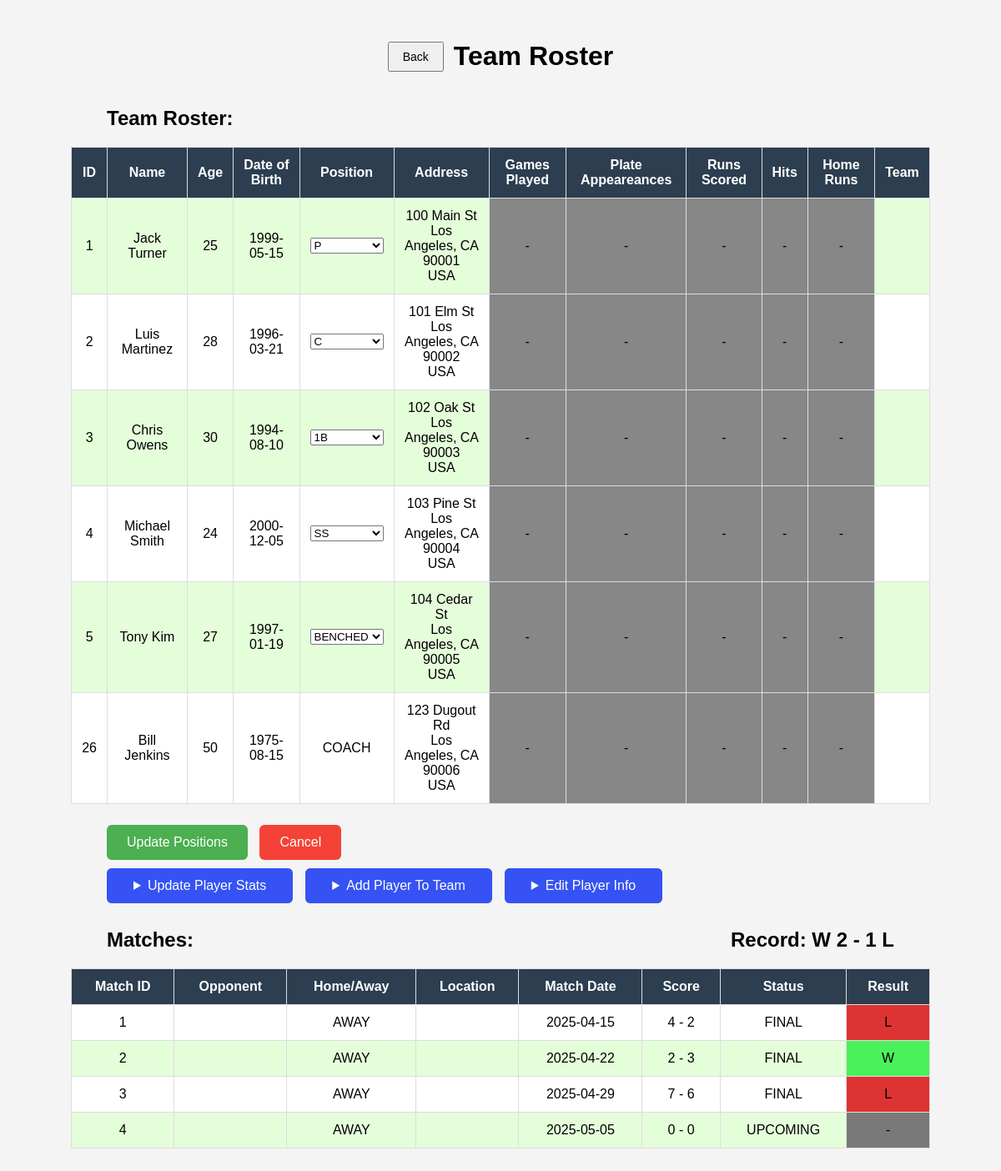
The app's page /viewteam.php?team_id=1 with its own data.
### tables this page shows
CREATE TABLE Members (
    playerID INT UNSIGNED AUTO_INCREMENT PRIMARY KEY,
    name VARCHAR(150) NOT NULL,
    age TINYINT UNSIGNED DEFAULT 1,
    position VARCHAR(150) NOT NULL DEFAULT"BENCHED",
    dob DATE,
    team_id INT UNSIGNED NOT NULL DEFAULT 0,
    Street VARCHAR(250),
    City VARCHAR(100),
    State VARCHAR(100),
    Country VARCHAR(100),
    ZipCode VARCHAR(10),
    CONSTRAINT valid_zipcode CHECK (ZipCode REGEXP '^(?!0{5})(?!9{5})\\d{5}(-(?!0{4}|9{4})\\d{4})?$'),
    CONSTRAINT fk_team_id FOREIGN KEY (team_id) REFERENCES TEAM(ID) ON DELETE CASCADE
);

CREATE TABLE Matches (
    ID INT UNSIGNED AUTO_INCREMENT PRIMARY KEY,
    home_team INT UNSIGNED NOT NULL,
    away_team INT UNSIGNED NOT NULL,
    home_score TINYINT UNSIGNED DEFAULT 0,
    away_score TINYINT UNSIGNED DEFAULT 0,
    match_date DATE,
    match_status VARCHAR(100),
    CONSTRAINT fk_home FOREIGN KEY (home_team) REFERENCES TEAM(ID),
    CONSTRAINT fk_away FOREIGN KEY (away_team) REFERENCES TEAM(ID)
);

### viewteam.php (the view, shortened to what this page needs)
<?php
    require_once('playerinfo.php');
    require_once('playerstats.php');
    @$db = new mysqli(DATA_BASE_HOST, USER_NAME, USER_PASSWORD, DATA_BASE_NAME);
    if( $db->connect_errno != 0) {
        echo "Error: Failed to make a MySQL connection, here is why: <br/>";
        echo "Errno: " . $db->connect_errno . "<br/>";
        echo "Error: " . $db->connect_error . "<br/>";
    }
    else {
        $team_id = isset($_GET['team_id']) ? (int)$_GET['team_id'] : 0;
        $query = "SELECT p.playerID, p.name, p.age, p.position, p.dob, p.Street, p.City, p.State, p.Country, p.ZipCode, s.Games_played,. s.Plate_appearances,. s.Runs_Scored,. s.Hits,. s.Home_runs, t.team_name, t.city
          FROM members p LEFT JOIN statistics s ON p.playerID = s.ID LEFT JOIN team t ON p.team_id = t.ID
          WHERE p.team_id=?;";
        $stmt = $db->prepare($query);
        $stmt -> bind_param('i',$team_id);
        $stmt->execute();
        $stmt->store_result();
        $stmt->bind_result($playerID, $name, $age, $position, $dob, $street, $city, $state, $country, $zip, $games_played, $plate_appeareances, $runs_scored, $hits, $home_runs, $team, $team_city);
        $record_query = " SELECT
                  SUM(CASE
                        WHEN (home_team = ? AND home_score > away_score) OR
                            (away_team = ? AND away_score > home_score) THEN 1 ELSE 0
                      END) AS wins,
                  SUM(CASE
                        WHEN (home_team = ? AND home_score < away_score) OR
                            (away_team = ? AND away_score < home_score) THEN 1 ELSE 0
                      END) AS losses
                FROM matches
                WHERE home_team = ? OR away_team = ?;";
        $record_stmt = $db->prepare($record_query);
        $record_stmt->bind_param("iiiiii", $team_id, $team_id, $team_id, $team_id, $team_id, $team_id);
        $record_stmt->execute();
        $record_stmt->store_result();
        $record_stmt->bind_result($wins, $losses);
        $match_query = "SELECT m.ID,t1.ID AS home_id, t2.ID AS away_id, t1.team_name AS home, t2.team_name AS away, m.home_score,m.away_score,t1.city AS hcity, t2.city AS acity, m. match_date, m.match_status
          FROM matches m LEFT JOIN team t1 ON m.home_team=t1.ID LEFT JOIN team t2 ON m.away_team = t2.ID
          WHERE home_team = ? or away_team=?";
        $match_stmt = $db->prepare($match_query);
        $match_stmt -> bind_param('ii',$team_id,$team_id);
        $match_stmt -> execute();
        $match_stmt -> store_result();
        $match_stmt -> bind_result($matchID,$homeid,$awayid,$home,$away,$hscore,$ascore,$hcity,$acity,$matchdate,$matchstatus);
      }
    $positions = ['BENCHED','P', 'C', '1B', '2B', '3B', 'SS', 'LF', 'CF', 'RF', 'DH'];
    function renderCell($value) {
      if (is_null($value)) {
          echo '<td style="background:rgb(135, 135, 135);">-</td>';
      } else {
          echo '<td>' . htmlspecialchars($value) . '</td>';
      }
    }
?>
<!DOCTYPE html>
<html lang="en">
<head>
  <link rel="stylesheet" href="styles.css">
</head>
<body>
<div style="display: flex; align-items: center; gap: 12px; justify-content:center">
    <form action="teams.php" method="get">
        <button type="submit" style="padding: 8px 16px; font-size: 14px;">Back</button>
    </form>
    <?php
        $stmt->fetch();
        echo "<h1>" . $team_city . ' ' . $team . " Team Roster</h1>";
    ?>
</div>
    <h2>Team Roster: </h2>
    <form method="POST" action="updatepos.php?team_id=<?php echo $team_id;?>">
        <table>
         <tr>
            <th>ID</th>
            <th>Name</th>
            <th>Age</th>
            <th>Date of Birth</th>
            <th>Position</th>
            <th>Address</th>
            <th>Games Played</th>
            <th>Plate Appeareances</th>
            <th>Runs Scored</th>
            <th>Hits</th>
            <th>Home Runs</th>
            <th>Team</th>
         </tr>
          <?php
            $stmt->data_seek(0);
            while( $stmt->fetch() )
            {
                echo "<tr>";
                echo "<td>$playerID";
                echo "<td>$name";
                renderCell($age);
                if ($position =="COACH"){
                  renderCell($position);
                }
                else {
                  echo "<td>";
                  echo "<select name='position[$playerID]'>";
                  foreach ($positions as $position_option) {
                    $selected = ($position == $position_option) ? "selected" : "";
                    echo "<option value='$position_option' $selected>$position_option</option>";
                  }
                echo "</select>";
                echo "</td>";
              }
                if (empty($street) && empty($city) && empty($state) && empty($zip) && empty($country)){
                  echo '<td style="background:rgb(135, 135, 135);">-</td>';
                }
                else {
                  echo "<td>".$street."<br/>"
                  .$city.', '.$state.' '.$zip.'<br/>'
                  .$country."</td>\n";
                }
                renderCell($games_played);
                echo "<td>$team";
            }
           ?>
        </table>
        <div style="text-align:left; margin-left:100px; margin-top:25px;">
            <button type="submit" style="padding: 12px 24px; font-size: 16px; background-color: #4CAF50; color: white; border: none; border-radius: 6px; cursor: pointer;"> Update Positions </button>
            <button type="submit" style="padding: 12px 24px; font-size: 16px; background-color: #f44336; color: white; border: none; border-radius: 6px; cursor: pointer; margin-left: 10px;"> Cancel </button>
        </div>
    </form>
    <div style="display:flex">
    <div>
    <details style="text-align:left;margin: 10px 0px 10px 100px;; background-color: rgb(157, 158, 162); border-radius: 6px">
      <summary style=" padding: 12px 32px; font-size: 16px; background-color:rgb(54, 82, 244); color: white; border: none; border-radius: 6px; cursor: pointer; width: auto;"> Update Player Stats</summary>
    </details>
    </div>
    <div>
    <details style="text-align:left; margin: 10px 0px 10px 15px; background-color: rgb(157, 158, 162); border-radius: 6px">
      <summary style=" padding: 12px 32px; font-size: 16px; background-color:rgb(54, 82, 244); color: white; border: none; border-radius: 6px; cursor: pointer; width: auto;"> Add Player To Team</summary>
    </details>
    </div>
    <div>
    <details style="text-align:left;margin: 10px 0px 10px 15px; background-color: rgb(157, 158, 162); border-radius: 6px">
      <summary style=" padding: 12px 32px; font-size: 16px; background-color:rgb(54, 82, 244); color: white; border: none; border-radius: 6px; cursor: pointer; width: auto;"> Edit Player Info</summary>
    </details>
            </div>
    </div>
    <div style="display:flex; justify-content: space-between; align-items: center; margin-right:100px">
    <?php
      $record_stmt->data_seek(0);
      while( $record_stmt->fetch() )
      {
        echo "<h2>Matches: </h2>";
        echo "<h2>Record: W $wins - $losses L";
      }
      ?>
    </div>
    <div>
    <table>
      <thead>
        <tr>
          <th>Match ID</th>
          <th>Opponent</th>
          <th>Home/Away</th>
          <th>Location</th>
          <th>Match Date</th>
          <th>Score</th>
          <th>Status</th>
          <th>Result</th>
        </tr>
      </thead>
      <tbody><?php
            $match_stmt->data_seek(0);
            while( $match_stmt->fetch() )
            {
                echo "<tr>";
                echo "<td>$matchID";
                if ($homeid == $team_id) {
                  echo "<td>$away";
                  echo "<td>HOME";
                  echo "<td>$hcity";
                }
                else {
                  echo "<td>$home";
                  echo "<td>AWAY";
                  echo "<td>$hcity";
                }
                echo "<td>$matchdate";
                echo "<td>$hscore - $ascore";
                echo "<td>$matchstatus";
                if ((($hscore > $ascore && $homeid == $team_id) || ($hscore < $ascore && $homeid != $team_id))){
                  echo "<td style=\"background:rgb(75, 241, 91);\">W";
                }
                elseif ($hscore==$ascore){
                  echo "<td style=\"background:rgb(121, 121, 121);\">-";
                }
                else {
                  echo "<td style=\"background:rgb(222, 51, 51);\">L";
                }
            }
           ?>
      </tbody>
    </table>
    </div>
</body>
</html>

### styles.css (style rules this page uses)
body { font-family: Arial, sans-serif; padding: 20px; background: #f4f4f4; }
h1 { text-align: center; }
h2 { margin-left: 100px; }
table { width: 90%; margin: 0 auto; border-collapse: collapse; background-color: #fff; }
th, td { padding: 12px; border: 1px solid #ddd; text-align: center; }
th { background-color: #2c3e50; color: #fff; }
tr:nth-child(even) { background-color:rgb(229, 254, 218); }

### records on screen
members: playerID "1", name "Jack Turner", age "25 1999-05-15", playerID "P", Street "100 Main St", City "Los Angeles", State "CA", ZipCode "90001", Country "USA"
members: playerID "2", name "Luis Martinez", age "28 1996-03-21", playerID "C", Street "101 Elm St", City "Los Angeles", State "CA", ZipCode "90002", Country "USA"
members: playerID "3", name "Chris Owens", age "30 1994-08-10", playerID "1B", Street "102 Oak St", City "Los Angeles", State "CA", ZipCode "90003", Country "USA"
members: playerID "4", name "Michael Smith", age "24 2000-12-05", playerID "SS", Street "103 Pine St", City "Los Angeles", State "CA", ZipCode "90004", Country "USA"
members: playerID "5", name "Tony Kim", age "27 1997-01-19", playerID "BENCHED", Street "104 Cedar St", City "Los Angeles", State "CA", ZipCode "90005", Country "USA"
members: playerID "26", name "Bill Jenkins", age "50 1975-08-15 COACH", Street "123 Dugout Rd", City "Los Angeles", State "CA", ZipCode "90006", Country "USA"
matches: ID "1", match_date "2025-04-15", home_score "4", away_score "2", match_status "FINAL"
matches: ID "2", match_date "2025-04-22", home_score "2", away_score "3", match_status "FINAL", shows "W"
matches: ID "3", match_date "2025-04-29", home_score "7", away_score "6", match_status "FINAL"
matches: ID "4", match_date "2025-05-05", home_score "0", away_score "0", match_status "UPCOMING"

### other values on screen
$wins "2"
$losses "1"
